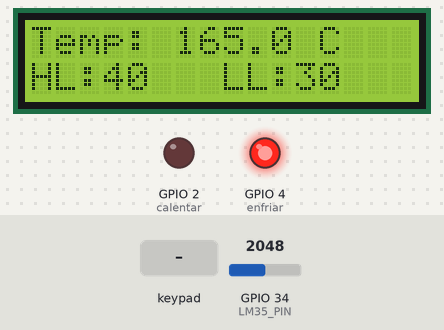
Recording of a program running on a simulated ESP32. Parts: 16×2 character LCD, output pins drawn as LEDs (lit = HIGH). Inputs (shaded band) come from the test bench; at power-on: GPIO 34 (LM35_PIN) = 2048. What the program prints to the serial monitor is not drawn.

Above: at 2.8 s.
2.9 s: key 'B' pressed
At 3.9 s:
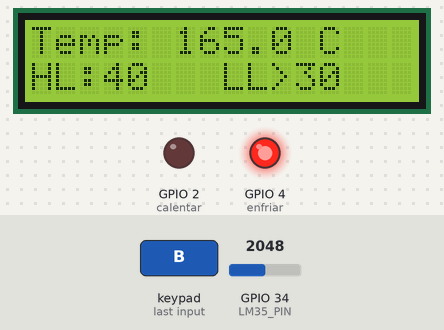
4.4 s: keypad keys 1 3 1 4 1 6 1 7 # pressed 0.4 s apart
At 8.1 s:
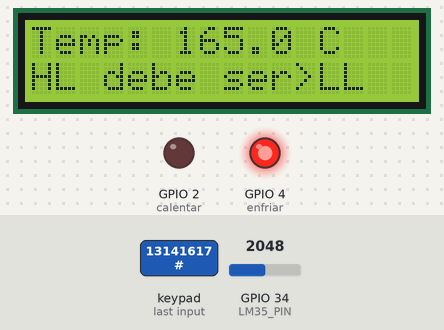
9.9 s: key 'C' pressed
At 10.6 s:
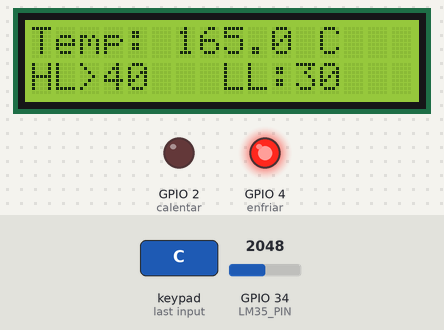
11.4 s: keypad keys 1 8 1 9 2 3 2 5 # pressed 0.4 s apart
At 15.2 s:
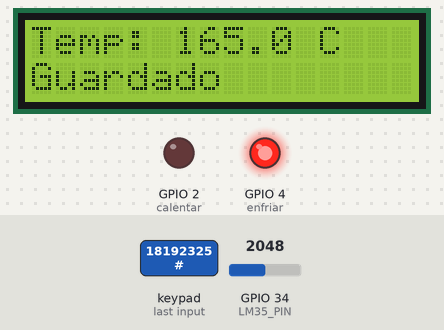
16.9 s: key '#' pressed
At 17.5 s:
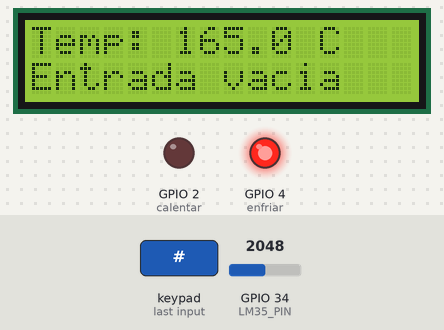
19.2 s: GPIO 34 (LM35_PIN) set to 407
At 21.0 s:
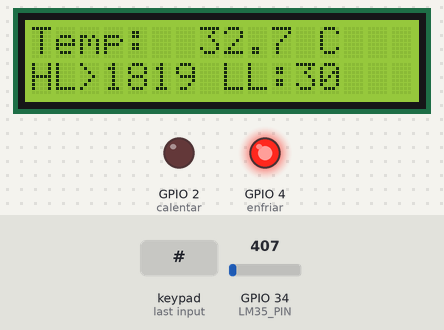
21.3 s: GPIO 34 (LM35_PIN) set to 333
Timing chart, 0 to 24.3 s (numbered marks = the images above; inputs shaded):
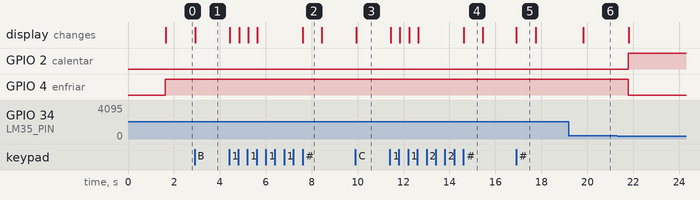

The program:

main.cpp
```cpp
#include <Arduino.h>
#include <Wire.h>
#include <LiquidCrystal_I2C.h>
#include <Keypad.h>


#define enfriar 4
#define calentar 2
#define on_enfriar digitalWrite(enfriar, HIGH)
#define off_enfriar digitalWrite(enfriar, LOW)
#define on_calentar digitalWrite(calentar, HIGH)
#define off_calentar digitalWrite(calentar, LOW)

// -------- LCD I2C 16x2 --------
LiquidCrystal_I2C lcd(0x27, 16, 2);

// -------- LM35 --------
// Vout al GPIO 34 (solo entrada), +Vs a 5 V (VIN), GND común
const uint8_t LM35_PIN = 34;

float leerTemperatura() {
  long suma = 0;
  for (int i = 0; i < 16; i++) {
    suma += analogReadMilliVolts(LM35_PIN);
    delay(2);
  }
  float mV = suma / 16.0;
  return mV / 10.0;   // 10 mV por °C
}

// -------- KEYPAD 4x4 --------
const byte FILAS = 4;
const byte COLUMNAS = 4;

char teclas[FILAS][COLUMNAS] = {
  {'1', '2', '3', 'A'},
  {'4', '5', '6', 'B'},
  {'7', '8', '9', 'C'},
  {'*', '0', '#', 'D'}
};

byte pinesFilas[FILAS] = {13, 14, 16, 17};
byte pinesColumnas[COLUMNAS] = {18, 19, 23, 25};

Keypad teclado = Keypad(makeKeymap(teclas), pinesFilas, pinesColumnas, FILAS, COLUMNAS);

// -------- LIMITES Y EDICION --------
float HL = 40;            // límite alto: enfría si temp >= HL
float LL = 30;            // límite bajo: calienta si temp <= LL
char editando = 'A';      // 'A' = editando HL, 'B' = editando LL
String entradaHL = "";
String entradaLL = "";
const size_t MAX_CARACTERES = 4;

String& entradaActual() {
  return (editando == 'C') ? entradaHL : entradaLL;
}

// -------- MUESTREO --------
unsigned long ultimoMuestreo = 0;
const unsigned long INTERVALO_SENSOR_MS = 1000;
float temperaturaC = NAN;

void controlarSalidas() {
  if (temperaturaC >= HL) {
    on_enfriar;
    off_calentar;
  }

  if (temperaturaC <= LL) {
    on_calentar;
    off_enfriar;
  }
  // if (isnan(temperaturaC)) {          // sin lectura: todo apagado por seguridad
  //   off_enfriar;
  //   off_calentar;
  // } else if (temperaturaC >= HL) {
  //   on_enfriar;
  //   off_calentar;
  // } else if (temperaturaC <= LL) {
  //   off_enfriar;
  //   on_calentar;
  // } else {
  //   off_enfriar;
  //   off_calentar;
  // }
}

void actualizarLCD() {
  // Línea 1: temperatura
  lcd.setCursor(0, 0);
  if (isnan(temperaturaC)) {
    lcd.print("Temp: --.- C    ");
  } else {
    char tempTexto[17];
    snprintf(tempTexto, sizeof(tempTexto), "Temp: %5.1f C", temperaturaC);
    lcd.print(tempTexto);
    int longitud = strlen(tempTexto);
    while (longitud++ < 16) lcd.print(' ');
  }

  // Línea 2: HL (izquierda) y LL (derecha); ">" marca cuál se edita
  String textoHL = (editando == 'C' && entradaHL.length() > 0) ? entradaHL : String((int)HL);
  String textoLL = (editando == 'B' && entradaLL.length() > 0) ? entradaLL : String((int)LL);

  lcd.setCursor(0, 1);
  lcd.print(editando == 'C' ? "HL>" : "HL:");
  lcd.print(textoHL);
  for (size_t i = textoHL.length(); i < 5; i++) lcd.print(' ');

  lcd.setCursor(8, 1);
  lcd.print(editando == 'B' ? "LL>" : "LL:");
  lcd.print(textoLL);
  for (size_t i = textoLL.length(); i < 5; i++) lcd.print(' ');
}

void confirmarEntrada() {
  String& e = entradaActual();

  if (e.length() == 0) {
    lcd.setCursor(0, 1);
    lcd.print("Entrada vacia   ");
    delay(800);
  } else {
    float nuevo = e.toFloat();
    bool valido = (editando == 'C') ? (nuevo > LL) : (nuevo < HL);

    lcd.setCursor(0, 1);
    if (valido) {
      if (editando == 'C') HL = nuevo; else LL = nuevo;
      lcd.print("Guardado        ");
      Serial.printf("HL=%.1f  LL=%.1f\n", HL, LL);
    } else {
      lcd.print("HL debe ser>LL  ");
    }
    delay(800);
  }

  e = "";
  controlarSalidas();
  actualizarLCD();
}

void setup() {
  Serial.begin(115200);

  pinMode(enfriar, OUTPUT);
  pinMode(calentar, OUTPUT);
  off_enfriar;
  off_calentar;

  analogSetPinAttenuation(LM35_PIN, ADC_11db);

  Wire.begin(21, 22);
  lcd.init();
  lcd.backlight();

  lcd.setCursor(0, 0);
  lcd.print("Keypad + LM35");
  lcd.setCursor(0, 1);
  lcd.print("Iniciando...");
  delay(1500);

  temperaturaC = leerTemperatura();

  controlarSalidas();
  actualizarLCD();
}

void loop() {
  // Leer temperatura cada segundo sin bloquear el teclado
  unsigned long ahora = millis();
  if (ahora - ultimoMuestreo >= INTERVALO_SENSOR_MS) {
    ultimoMuestreo = ahora;

    temperaturaC = leerTemperatura();
    Serial.printf("Temperatura: %.1f C\n", temperaturaC);

    controlarSalidas();
    actualizarLCD();
  }

  // Teclado
  char tecla = teclado.getKey();
  if (tecla == NO_KEY) return;

  Serial.print("Tecla: ");
  Serial.println(tecla);

  if (tecla == 'C') {                    // editar HL
    editando = 'C';
    actualizarLCD();
  } else if (tecla == 'B') {             // editar LL
    editando = 'B';
    actualizarLCD();
  } else if (tecla == '*') {             // borrar lo que se está escribiendo
    entradaActual() = "";
    actualizarLCD();
  } else if (tecla == '#') {             // confirmar
    confirmarEntrada();
  } else if (tecla >= '0' && tecla <= '9') {
    if (entradaActual().length() < MAX_CARACTERES) {
      entradaActual() += tecla;
      actualizarLCD();
    }
  }
  // C y D no hacen nada
}
```

Measured:
- after the input at 2.9 s, the display: changes at once (image 1)
- after the input at 4.4 s, the display: first changes at once (image 2 shows a later state)
- after the input at 9.9 s, the display: changes at once (image 3)
- after the input at 11.4 s, the display: first changes at once (image 4 shows a later state)
- after the input at 16.9 s, the display: changes at once (image 5)
- after the input at 19.2 s, the display: changes after 0.62 s (image 6)
- after the input at 21.3 s, GPIO 2 (calentar): LOW → HIGH after 0.48 s; GPIO 4 (enfriar): HIGH → LOW after 0.48 s
